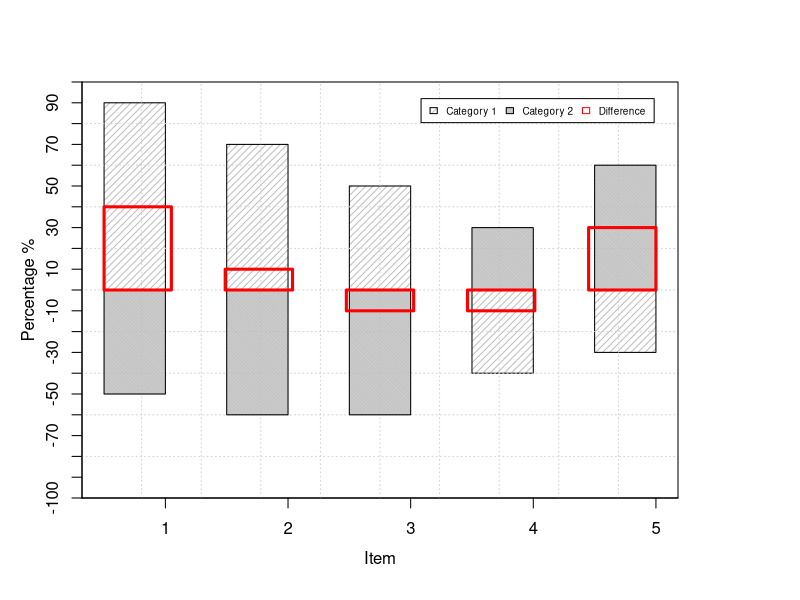

This chart was generated by the following R code:
category =c(1:5)
cate1 <- c(90,70,50,-40,-30)
cate2 <- c(-50,-60,-60,30,60)
data=data.frame(category,cate1,cate2)
length=length(data[,1]) #the number of item within a category
#define the new plot area
plot.new()
par(mar=c(5, 4, 4, 6) + 0.1)
#plot the first graph
barplot(cate1, density=20,axes=FALSE,ylim=c(-100,100),xlab="",ylab="",space=1,border="black",angle =45)

axis(2,c(seq(-100,100,by=10)),c(seq(-100,100,by=10))) #add value to Y-axis
#axis(2, ylim=c(-100,100),col="black",las=1)  ## las=1 makes horizontal labels
mtext(expression(paste("Percentage %",)),side=2,col="black",line=2) #add text to Y-axis

axis(1,c(seq(0,20,by=2)),c(seq(0,10,by=1))) #add values to X-axis, this can be customized further
mtext(expression(paste("Item")),side=1,col="black",line=2.5) #add text to X-axis
grid(10, 10, col = "lightgray", lty = "dotted",lwd = par("lwd"), equilogs = TRUE) #make grid on the plot
box() #draw a box around the plot
legend("topright",inset=.04,legend=c("Category 1","Category 2","Difference"), fill=c("grey","grey","white"),density=c(20,100,100),border=c("black","black","red"),angle=c(45,-45,0),horiz=T,cex=0.6)
#print the other plot on top of the original plot
par(new=TRUE)
barplot(cate2, density=100,axes=FALSE,ylim=c(-100,100),xlab="",ylab="",col="grey",space=1,angle=-45)
#print the other plot on top of the original plot
par(new=TRUE)
par(lwd = 3)
barplot((cate1+cate2), density=0,axes=FALSE,ylim=c(-100,100),xlab="",ylab="",col="white",space=0.8,border="red")
rm(list=ls())
